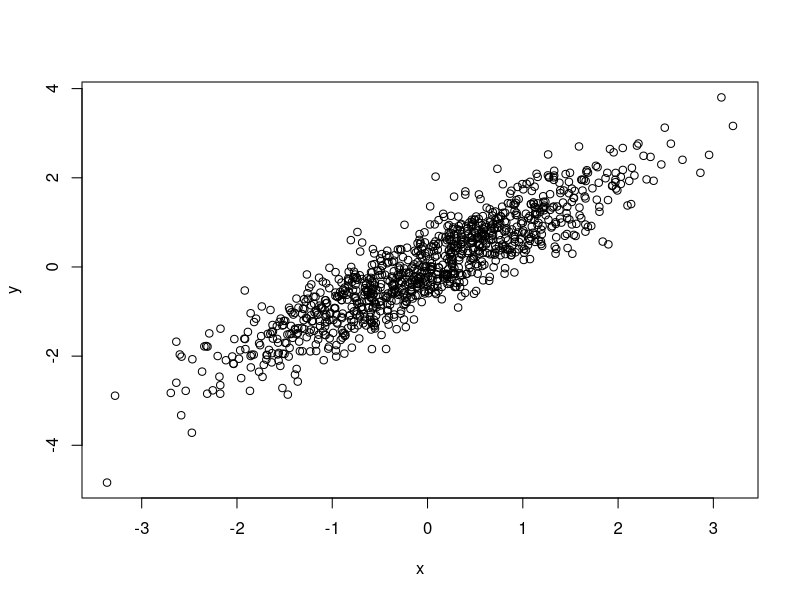
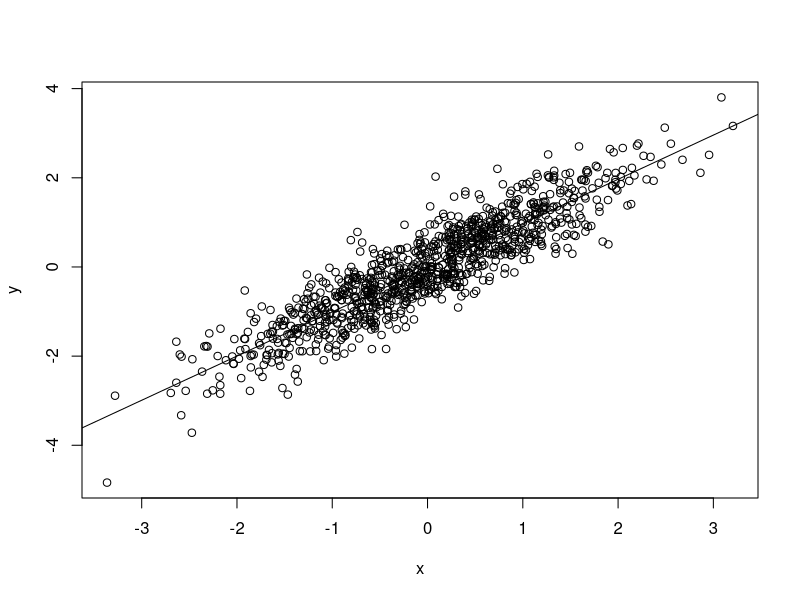

Source code (R) for these figures, in order: (Note: this script raises an error after producing the figures.)
## ---- chunk 1
values<-c(12.3,12.6,13.2,13.1,13.1,12.7,13.1,12.8,12.9,12.4,13.6,
         12.6,12.4,13.3,12.4,12.7,13.1,12.6,12.6,13.1,12.9,12.7,12.4,
         12.6,12.4,12.6,12.5,12.4,12.7,12.9)
## ---- chunk 2
x <- factor(c("a", "b", "b", "a"))
x
class(x)
levels(x)
## ---- chunk 3
# You can't use values that are not in the levels
x[2] <- "c"
x

# You can't combine factors
c(factor("a"), factor("b"))
## ---- chunk 4
sex_char <- c("m", "m", "m")
sex_factor <- factor(sex_char, levels = c("m", "f"))
## ---- chunk 5
table(sex_char)
table(sex_factor)
## ---- chunk 6
# Reading in "text" instead of from a file here:
z <- read.csv(text = "value\n12\n1\n.\n9")
typeof(z$value)
as.double(z$value)
# Oops, that's not right: 3 2 1 4 are the levels of a factor, 
# not the values we read in!
## ---- chunk 7
class(z$value)
# We can fix it now:
as.double(as.character(z$value))
## ---- chunk 8
# Or change how we read it in:
z <- read.csv(text = "value\n12\n1\n.\n9", na.strings=".")
typeof(z$value)
class(z$value)
z$value
# Perfect! :)
## ---- chunk 9
x <- rnorm(1000)                   # atomic vectors
head(x)
y <- x + rnorm(1000, sd=.5)
head(y)
## ---- chunk 10
df <- data.frame(x=x, y=y)         # object of class 'data.frame'
plot(y ~ x, df)                    # generic plot, method plot.formula
## ---- chunk 11
fit <- lm(y ~x, df)                # object of class 'lm'
fit
## ---- chunk 12
plot(y ~ x, df)   # Y ~ X, values from 'df'
fit <- lm(y ~ x, df) #lm(): linear model, returns class 'lm'
abline(fit)  # plot regression line
## ---- chunk 13
anova(fit) 
## ---- chunk 14
pain = c(4, 5, 4, 3, 2, 4, 3, 4, 4, 6, 8, 4, 5, 4, 6, 5, 8, 6, 6, 7, 6, 6, 7, 5, 6, 5, 5)
drug = c(rep("A",9), rep("B",9), rep("C",9))
drug
migraine = data.frame(pain,drug)
## ---- chunk 15
head(migraine)
## ---- chunk 16
plot(pain ~ drug, data=migraine)
## ---- chunk 17
#aov(response ~ factor, data=data_name)
## ---- chunk 18
results = aov(pain ~ drug, data=migraine)
summary(results)
## ---- chunk 19
#pairwise.t.test(reponse, factor, p.adjust = method, alternative = c("two.sided",
#"less", "greater"))
## ---- chunk 20
pairwise.t.test(pain, drug, p.adjust="bonferroni")
## ---- chunk 21
pdata<-read.delim("files/ALLphenoData.tsv")
colnames(pdata)
## ---- chunk 22
head(pdata)
## ---- chunk 23
summary(pdata$sex)
## ---- chunk 24
summary(pdata$cyto.normal)
## ---- chunk 25
pdata[1:5, 3:4]
## ---- chunk 26
pdata[1:5, ]
## ---- chunk 27
head(pdata[pdata$age > 21,])
## ---- chunk 28
idx <- pdata$sex == "F" & pdata$age > 40
table(idx)
## ---- chunk 29
dim(pdata[idx,])
## ---- chunk 30
pdata[idx,]$sex
## ---- chunk 31
summary(idx)
summary(subset(idx, !is.na(idx)))

## ---- chunk 32
bcrabl <- pdata[pdata$mol.biol %in% c("BCR/ABL", "NEG"),]
bcrabl
## ---- chunk 33
table(bcrabl$BT)
## ---- chunk 34
levels(bcrabl$BT) <- substring(levels(bcrabl$BT), 1, 1)
table(bcrabl$BT)
## ---- chunk 35
aggregate(age ~ mol.biol + sex, bcrabl, mean)
## ---- chunk 36
t.test(age ~ mol.biol, bcrabl)
## ---- chunk 37
boxplot(age ~ mol.biol, bcrabl)
## ---- chunk 38
mean = 180;sd = 30;n = 1000
error <- qnorm(0.975)*sd/sqrt(n)
error
left <- mean - error
left
right <- mean + error
right
